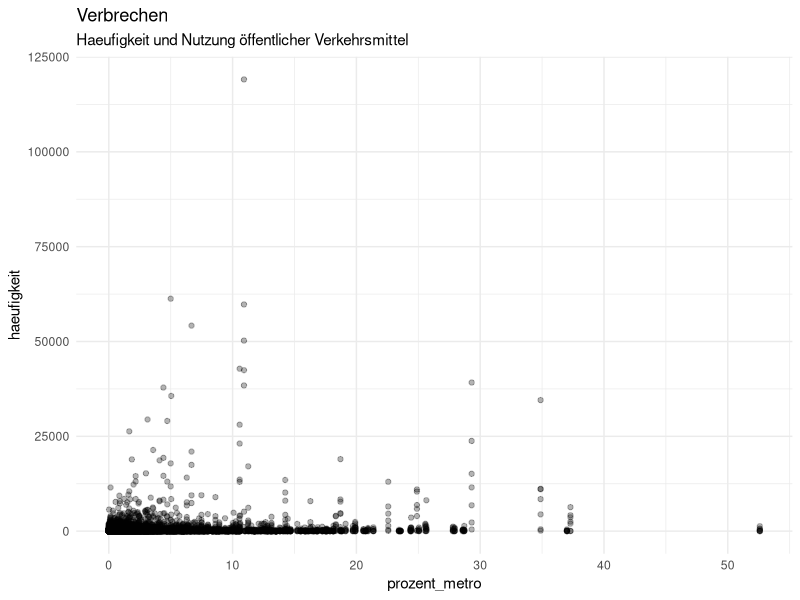
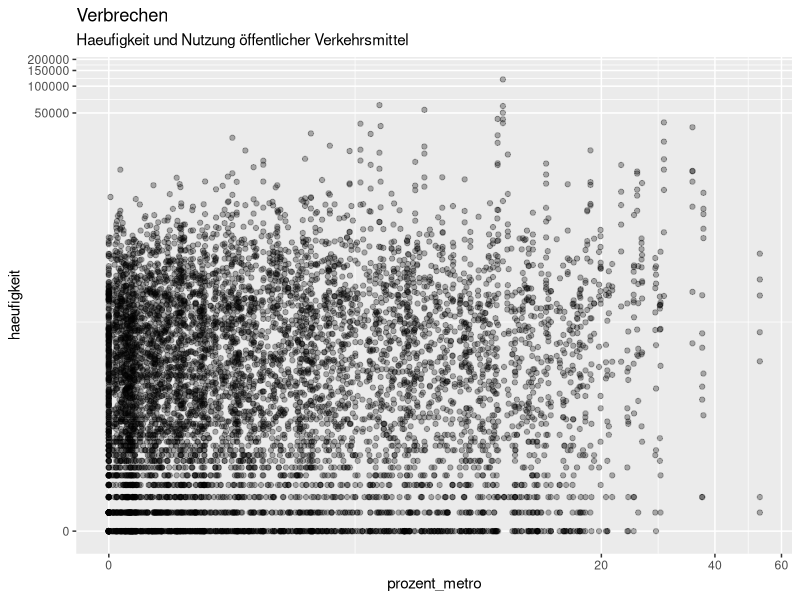
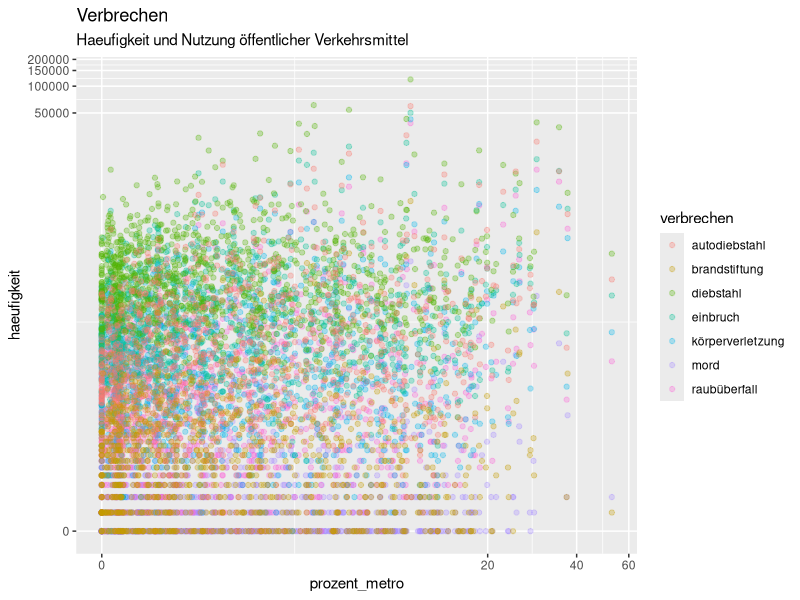
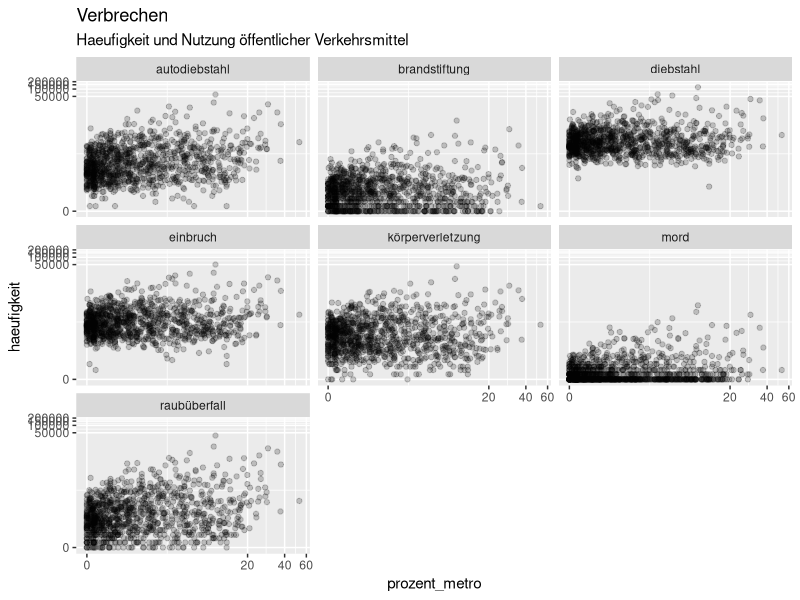
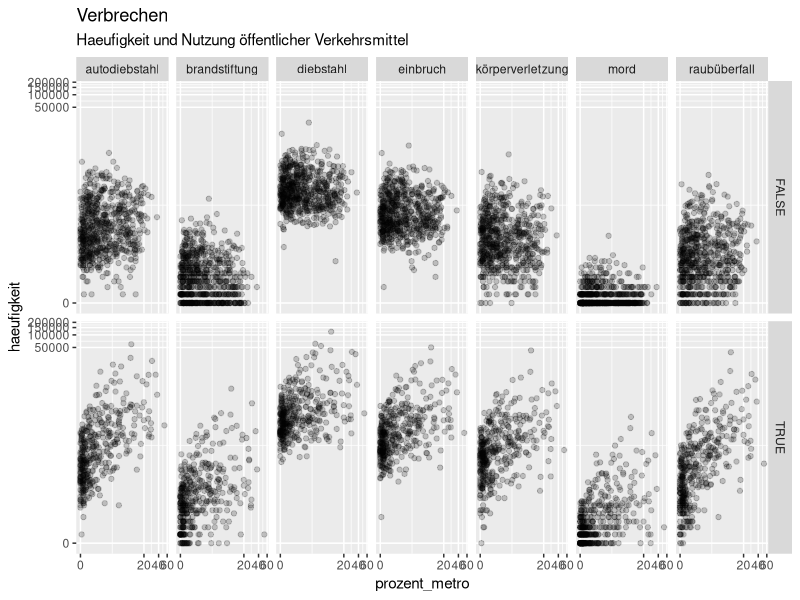
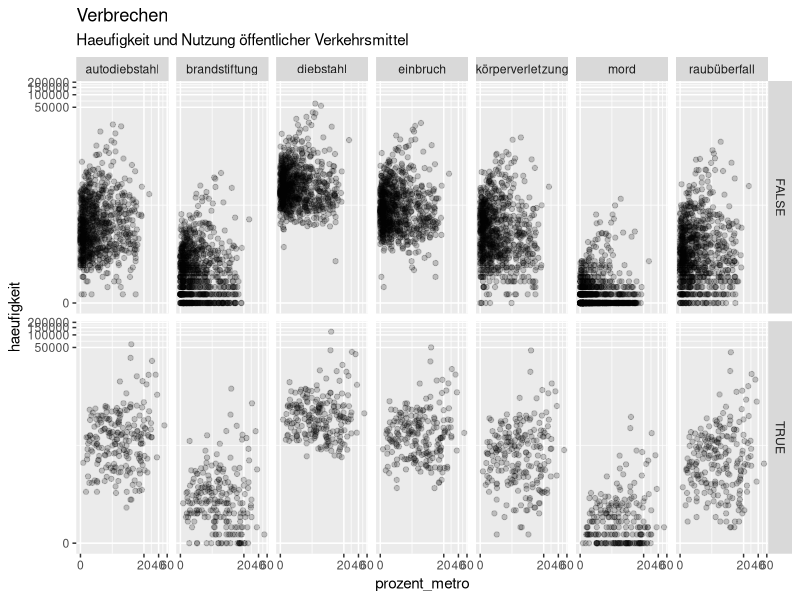
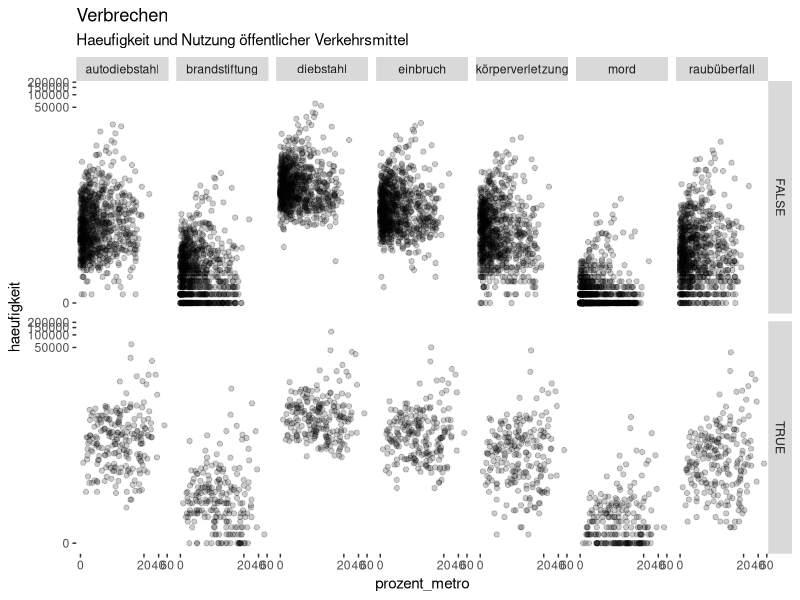
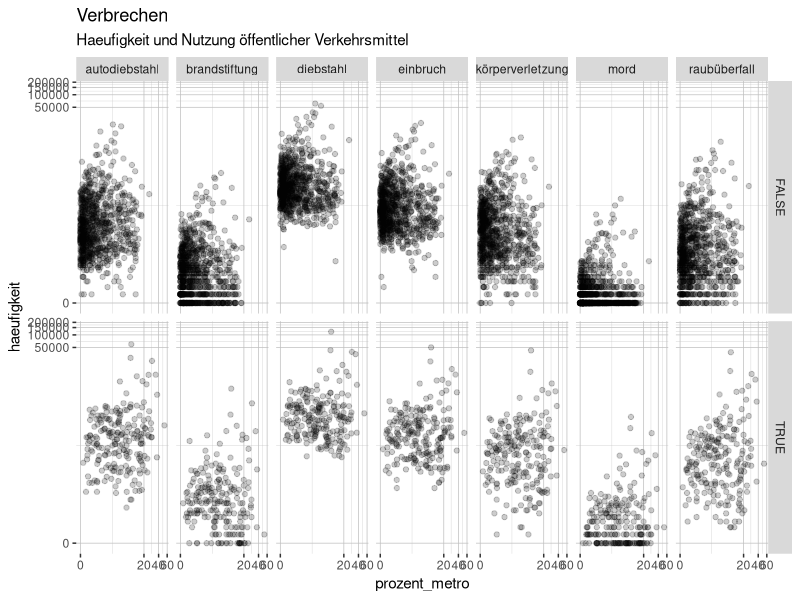

Generate these figures, in order, with R:
## ---- chunk 1
knitr::opts_chunk$set(comment = NA, 
                      fig.width = 6, 
                      fig.height = 6,
                      fig.align = 'center',
                      echo = FALSE, 
                      eval = FALSE, 
                      warning = FALSE,
                      message = FALSE)

options(digits = 3)

library(tidyverse)
library(ggthemes)
require(viridis)
require(patchwork)

verbrechen = read_csv('../../1_Data/verbrechen.csv')

## ---- chunk 2
# Lese kriminalitaet.csv
verbrechen <- read_csv('../../1_Data/verbrechen.csv')
## ---- chunk 3
ggplot(verbrechen, aes(x = prozent_metro, 
                       y = haeufigkeit)) +
  geom_point(alpha = .3) +
  labs(title = "Verbrechen",
       subtitle = "Haeufigkeit und Nutzung öffentlicher Verkehrsmittel") +
  theme_minimal()
## ---- chunk 4
ggplot(verbrechen, aes(x = prozent_metro, 
                       y = haeufigkeit)) +
  geom_point(alpha = .3) +
  labs(title = "Verbrechen",
       subtitle = "Haeufigkeit und Nutzung öffentlicher Verkehrsmittel") +
  scale_x_continuous(trans = 'pseudo_log') + 
  scale_y_continuous(trans = 'pseudo_log')
## ---- chunk 5
ggplot(verbrechen, aes(x = prozent_metro, 
                       y = haeufigkeit,
                       col = verbrechen)) +
  geom_point(alpha = .3) +
  labs(title = "Verbrechen",
       subtitle = "Haeufigkeit und Nutzung öffentlicher Verkehrsmittel") +
  scale_x_continuous(trans = 'pseudo_log') + 
  scale_y_continuous(trans = 'pseudo_log')
## ---- chunk 6
ggplot(verbrechen, aes(x = prozent_metro, 
                       y = haeufigkeit)) +
  geom_point(alpha = .2) +
  labs(title = "Verbrechen",
       subtitle = "Haeufigkeit und Nutzung öffentlicher Verkehrsmittel") +
  scale_x_continuous(trans = 'pseudo_log') + 
  scale_y_continuous(trans = 'pseudo_log') +
  facet_wrap(~verbrechen)
## ---- chunk 7
ggplot(verbrechen, aes(x = prozent_metro, 
                       y = haeufigkeit)) +
  geom_point(alpha = .2) +
  labs(title = "Verbrechen",
       subtitle = "Haeufigkeit und Nutzung öffentlicher Verkehrsmittel") +
  scale_x_continuous(trans = 'pseudo_log') + 
  scale_y_continuous(trans = 'pseudo_log') + 
  facet_grid(prozent_armut > 10 ~ verbrechen)
## ---- chunk 8
ggplot(verbrechen, aes(x = prozent_metro, 
                       y = haeufigkeit)) +
  geom_point(alpha = .2) +
  labs(title = "Verbrechen",
       subtitle = "Haeufigkeit und Nutzung öffentlicher Verkehrsmittel") +
  scale_x_continuous(trans = 'pseudo_log') + 
  scale_y_continuous(trans = 'pseudo_log') + 
  facet_grid(bevoelkerung_dichte > 5000 ~ verbrechen)
## ---- chunk 9
verbrechen_gg <- ggplot(verbrechen, 
                        aes(x = prozent_metro, 
                            y = haeufigkeit)) +
  geom_point(alpha = .2) +
  labs(title = "Verbrechen",
       subtitle = "Haeufigkeit und Nutzung öffentlicher Verkehrsmittel") +
  scale_x_continuous(trans = 'pseudo_log') + 
  scale_y_continuous(trans = 'pseudo_log') + 
  facet_grid(bevoelkerung_dichte > 5000 ~ verbrechen)
## ---- chunk 10
verbrechen_gg + 
  theme(
    panel.background = element_rect(fill = 'white')
    )
## ---- chunk 11
verbrechen_gg + 
  theme(
    panel.background = element_rect(fill = 'white'),
    panel.grid.major = element_line(color = 'grey75', size = .25),
    panel.grid.minor = element_line(color = 'grey75', size = .1)
    )
## ---- chunk 12
verbrechen_gg + 
  theme(
    panel.background = element_rect(fill = 'white'),
    panel.grid.major = element_line(color = 'grey75', size = .25),
    panel.grid.minor = element_line(color = 'grey75', size = .1),
    strip.background = element_rect(fill = 'white')
    )
## ---- chunk 13
verbrechen_gg + 
  theme(
    panel.background = element_rect(fill = 'white'),
    panel.grid.major = element_line(color = 'grey75', size = .25),
    panel.grid.minor = element_line(color = 'grey75', size = .1),
    strip.background = element_rect(fill = 'white'),
    strip.text = element_text(face = 'italic', size = 12, hjust = 1)
    )
## ---- chunk 14
verbrechen_gg + 
  theme(
    panel.background = element_rect(fill = 'white'),
    panel.grid.major = element_line(color = 'grey75', size = .25),
    panel.grid.minor = element_line(color = 'grey75', size = .1),
    strip.background = element_rect(fill = 'white'),
    strip.text = element_text(face = 'italic', size = 12, hjust = 1),
    axis.title.x = element_text(size = 12, margin = margin(t = 10)),
    axis.title.y = element_text(size = 12, margin = margin(r = 10))
    )
## ---- chunk 15
verbrechen_gg + 
  theme(
    panel.background = element_rect(fill = 'white'),
    panel.grid.major = element_line(color = 'grey75', size = .25),
    panel.grid.minor = element_line(color = 'grey75', size = .1),
    strip.background = element_rect(fill = 'white'),
    strip.text = element_text(face = 'italic', size = 12, hjust = 1),
    axis.title.x = element_text(size = 12, margin = margin(t = 10)),
    axis.title.y = element_text(size = 12, margin = margin(r = 10)),
    panel.spacing = unit(1.1, units = "lines")
    )
## ---- chunk 16
mein_theme <- theme(
    panel.background = element_rect(fill = 'white'),
    panel.grid.major = element_line(color = 'grey75', size = .25),
    panel.grid.minor = element_line(color = 'grey75', size = .1),
    strip.background = element_rect(fill = 'white'),
    strip.text = element_text(face = 'italic', size = 12, hjust = 1),
    axis.title.x = element_text(size = 12, margin = margin(t = 10)),
    axis.title.y = element_text(size = 12, margin = margin(r = 10)),
    panel.spacing = unit(1.1, units = "lines")
    )
## ---- chunk 17
verbrechen_gg <- ggplot(data = verbrechen, 
                        mapping = aes(x = prozent_metro, 
                                     y = haeufigkeit,
                                     col = staat,
                                     size = bevoelkerung)) +
  geom_point(alpha = .5) +
  labs(title = "Verbrechen",
       subtitle = "Haeufigkeit und Nutzung öffentlicher Verkehrsmittel") +
  scale_x_continuous(trans = 'pseudo_log') + 
  scale_y_continuous(trans = 'pseudo_log') + 
  facet_wrap(~ verbrechen) +
  mein_theme

verbrechen_gg
## ---- chunk 18
verbrechen_gg + scale_size(range = c(.5, 3))
## ---- chunk 19
verbrechen_gg + 
  scale_size(range = c(.5, 3)) + 
  scale_color_colorblind()
## ---- chunk 20
verbrechen_gg +
  scale_size(range = c(.5, 3)) + 
  scale_color_manual(values = viridis(7))
